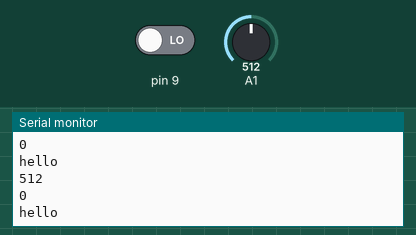
A sketch run on a simulated Arduino Uno, built with avr-gcc and run on an emulated ATmega328P. Shown: the last lines printed to the serial monitor. The inputs (shaded band) are chosen by the test bench; at power-on: A1 = 512, pin 9 LOW.

Above: at 1.2 s.
1.3 s: A1 set to 716
At 2.62 s:
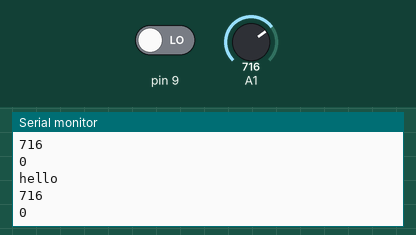
2.8 s: pin 9 driven HIGH
At 2.82 s:
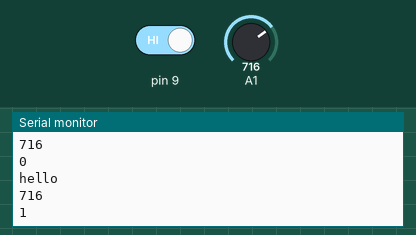
4.3 s: A1 set to 900
At 4.33 s:
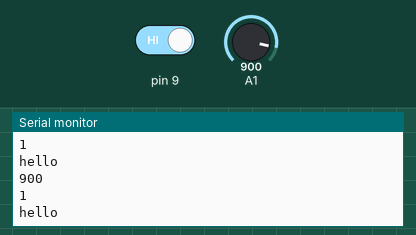
Timing chart, 0 to 7.3 s (numbered marks = the images above; inputs shaded):
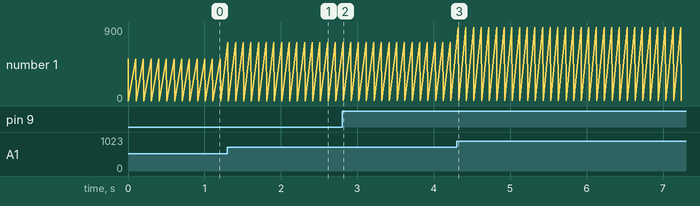

Measured:
- after the input at 1.3 s, the serial monitor: prints a new line at once (image 1)
- after the input at 2.8 s, the serial monitor: prints a new line at once (image 2)
- after the input at 4.3 s, the serial monitor: prints a new line at once (image 3)
- plotted number 1: 0 → 1 after the input at 2.8 s

The sketch:

test1.ino
```cpp
void setup() {
  Serial.begin(9600);
}

void loop() {
  int sensorValue = analogRead(A1);
  int sensorValue2 = digitalRead(9);
  Serial.println(sensorValue);
  Serial.println(sensorValue2);
  Serial.println("hello");
  delay(100);
}
//
//#include <time.h>
//int compteurfm = 0;
//int nbrtour = 0;
//unsigned long compte_temps;
//int increm_temps = 1;
//int anemometre = 0;
//
//void setup()
//{
//  pinMode (6, INPUT);
//  attachInterrupt (4, anemometre, RISING);
//  Serial.begin(9600);
//}
//
//void loop()
//{
//  int i = 1;
//  while(i)
//  {
//    anemometre = 0;
//    long temps_depart = millis();
//    long duree = 6000;
//    while((temps_depart - millis()) < duree)
//    {
//      if (digitalRead(6) ==1)
//      {
//        anemometre = anemometre + 1;
//      }
//    }
//  nbrtour = anemometre / 2;
//  Serial.print(2 * 3.1415 * 0.05 * nbrtour);
//  Serial.println (" m/s");
//  i = 0;
//  }
//}

// read RPM
// int half_revolutions = 0;
// int rpm = 0;
// unsigned long lastmillis = 0;
//
// void setup(){
//   Serial.begin(9600);
//   attachInterrupt(0, rpm_fan, FALLING);
// }
//
// void loop(){
////   if (millis() - lastmillis == 1000){ //Uptade every one second, this will be equal to reading frecuency (Hz).
//     detachInterrupt(0);//Disable interrupt when calculating
//     rpm = half_revolutions * 60; // Convert frecuency to RPM, note: this works for one interruption per full rotation. For two interrups per full rotation use half_revolutions * 30.
//     Serial.print("RPM =\t"); //print the word "RPM" and tab.
//     Serial.print(rpm); // print the rpm value.
//     Serial.print("\t Hz=\t"); //print the word "Hz".
//     Serial.println(half_revolutions); //print revolutions per second or Hz. And print new line or enter.
//     half_revolutions = 0; // Restart the RPM counter
//     lastmillis = millis(); // Uptade lasmillis
//     attachInterrupt(0, rpm_fan, FALLING); //enable interrupt
//     delay(200);
////    }
// }
// // this code will be executed every time the interrupt 0 (pin2) gets low.
// void rpm_fan(){
//  half_revolutions++;
// }
```
